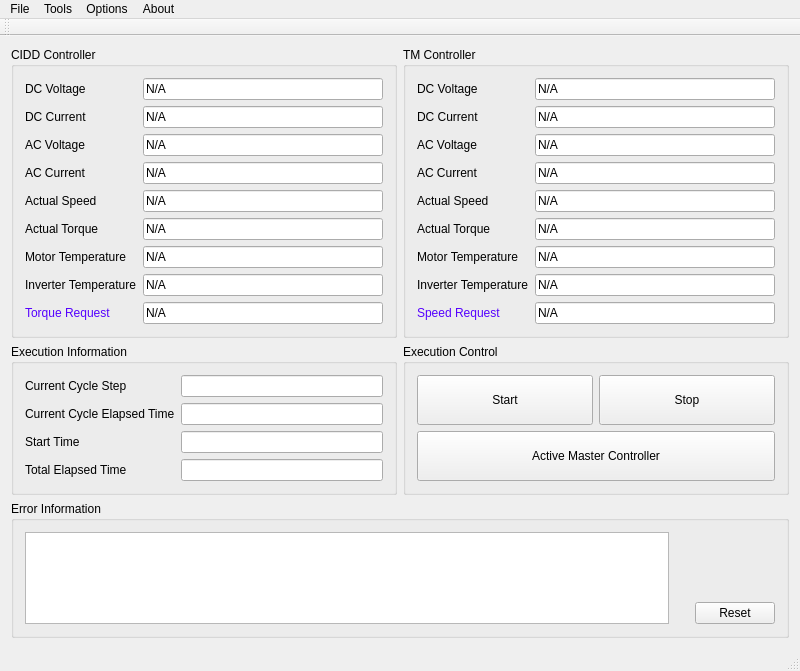
<?xml version="1.0" encoding="UTF-8"?>
<ui version="4.0">
 <class>MainWindow</class>
 <widget class="QMainWindow" name="MainWindow">
  <property name="geometry">
   <rect>
    <x>0</x>
    <y>0</y>
    <width>800</width>
    <height>604</height>
   </rect>
  </property>
  <property name="windowTitle">
   <string>Delphi CAN TestTool</string>
  </property>
  <widget class="QWidget" name="centralWidget">
   <layout class="QGridLayout" name="gridLayout_2">
    <item row="0" column="0">
     <widget class="QGroupBox" name="groupBox">
      <property name="title">
       <string>CIDD Controller</string>
      </property>
      <layout class="QFormLayout" name="formLayout">
       <item row="0" column="0">
        <widget class="QLabel" name="label">
         <property name="text">
          <string>DC Voltage</string>
         </property>
        </widget>
       </item>
       <item row="0" column="1">
        <widget class="QLineEdit" name="leReMotHVUIn">
         <property name="toolTip">
          <string>0x0FB[ReMotHVUIn]</string>
         </property>
         <property name="text">
          <string>N/A</string>
         </property>
         <property name="readOnly">
          <bool>true</bool>
         </property>
        </widget>
       </item>
       <item row="1" column="0">
        <widget class="QLabel" name="label_2">
         <property name="text">
          <string>DC Current</string>
         </property>
        </widget>
       </item>
       <item row="1" column="1">
        <widget class="QLineEdit" name="leReMotDCI">
         <property name="text">
          <string>N/A</string>
         </property>
         <property name="readOnly">
          <bool>true</bool>
         </property>
        </widget>
       </item>
       <item row="2" column="0">
        <widget class="QLabel" name="label_3">
         <property name="text">
          <string>AC Voltage</string>
         </property>
        </widget>
       </item>
       <item row="2" column="1">
        <widget class="QLineEdit" name="lineEdit_3">
         <property name="text">
          <string>N/A</string>
         </property>
         <property name="readOnly">
          <bool>true</bool>
         </property>
        </widget>
       </item>
       <item row="3" column="0">
        <widget class="QLabel" name="label_4">
         <property name="text">
          <string>AC Current</string>
         </property>
        </widget>
       </item>
       <item row="3" column="1">
        <widget class="QLineEdit" name="leReMotPhaACrrt">
         <property name="text">
          <string>N/A</string>
         </property>
         <property name="readOnly">
          <bool>true</bool>
         </property>
        </widget>
       </item>
       <item row="4" column="0">
        <widget class="QLabel" name="label_5">
         <property name="text">
          <string>Actual Speed</string>
         </property>
        </widget>
       </item>
       <item row="4" column="1">
        <widget class="QLineEdit" name="leMCU_ActSpd">
         <property name="text">
          <string>N/A</string>
         </property>
         <property name="readOnly">
          <bool>true</bool>
         </property>
        </widget>
       </item>
       <item row="5" column="0">
        <widget class="QLabel" name="label_6">
         <property name="text">
          <string>Actual Torque</string>
         </property>
        </widget>
       </item>
       <item row="5" column="1">
        <widget class="QLineEdit" name="leMCU_ActTrq">
         <property name="text">
          <string>N/A</string>
         </property>
         <property name="readOnly">
          <bool>true</bool>
         </property>
        </widget>
       </item>
       <item row="6" column="0">
        <widget class="QLabel" name="label_7">
         <property name="text">
          <string>Motor Temperature</string>
         </property>
        </widget>
       </item>
       <item row="6" column="1">
        <widget class="QLineEdit" name="leReMotT">
         <property name="text">
          <string>N/A</string>
         </property>
         <property name="readOnly">
          <bool>true</bool>
         </property>
        </widget>
       </item>
       <item row="7" column="0">
        <widget class="QLabel" name="label_8">
         <property name="text">
          <string>Inverter Temperature</string>
         </property>
        </widget>
       </item>
       <item row="7" column="1">
        <widget class="QLineEdit" name="leReMotIGBTT">
         <property name="text">
          <string>N/A</string>
         </property>
         <property name="readOnly">
          <bool>true</bool>
         </property>
        </widget>
       </item>
       <item row="8" column="0">
        <widget class="QLabel" name="label_9">
         <property name="text">
          <string>&lt;html&gt;&lt;head/&gt;&lt;body&gt;&lt;p&gt;&lt;span style=&quot; color:#5500ff;&quot;&gt;Torque Request&lt;/span&gt;&lt;/p&gt;&lt;/body&gt;&lt;/html&gt;</string>
         </property>
        </widget>
       </item>
       <item row="8" column="1">
        <widget class="QLineEdit" name="leReMotTqReq">
         <property name="text">
          <string>N/A</string>
         </property>
         <property name="readOnly">
          <bool>true</bool>
         </property>
        </widget>
       </item>
      </layout>
     </widget>
    </item>
    <item row="0" column="1">
     <widget class="QGroupBox" name="groupBox_2">
      <property name="title">
       <string>TM Controller</string>
      </property>
      <layout class="QFormLayout" name="formLayout_2">
       <item row="0" column="0">
        <widget class="QLabel" name="label_10">
         <property name="text">
          <string>DC Voltage</string>
         </property>
        </widget>
       </item>
       <item row="0" column="1">
        <widget class="QLineEdit" name="leTM01_DC_Bus_Vol">
         <property name="text">
          <string>N/A</string>
         </property>
         <property name="readOnly">
          <bool>true</bool>
         </property>
        </widget>
       </item>
       <item row="1" column="0">
        <widget class="QLabel" name="label_11">
         <property name="text">
          <string>DC Current</string>
         </property>
        </widget>
       </item>
       <item row="1" column="1">
        <widget class="QLineEdit" name="leTM03_Chart2Value">
         <property name="text">
          <string>N/A</string>
         </property>
         <property name="readOnly">
          <bool>true</bool>
         </property>
        </widget>
       </item>
       <item row="2" column="0">
        <widget class="QLabel" name="label_12">
         <property name="text">
          <string>AC Voltage</string>
         </property>
        </widget>
       </item>
       <item row="2" column="1">
        <widget class="QLineEdit" name="lineEdit_12">
         <property name="text">
          <string>N/A</string>
         </property>
         <property name="readOnly">
          <bool>true</bool>
         </property>
        </widget>
       </item>
       <item row="3" column="0">
        <widget class="QLabel" name="label_13">
         <property name="text">
          <string>AC Current</string>
         </property>
        </widget>
       </item>
       <item row="3" column="1">
        <widget class="QLineEdit" name="leTM01_Phase_Current">
         <property name="text">
          <string>N/A</string>
         </property>
         <property name="readOnly">
          <bool>true</bool>
         </property>
        </widget>
       </item>
       <item row="4" column="0">
        <widget class="QLabel" name="label_14">
         <property name="text">
          <string>Actual Speed</string>
         </property>
        </widget>
       </item>
       <item row="4" column="1">
        <widget class="QLineEdit" name="leTM01_Machine_Spd">
         <property name="text">
          <string>N/A</string>
         </property>
         <property name="readOnly">
          <bool>true</bool>
         </property>
        </widget>
       </item>
       <item row="5" column="0">
        <widget class="QLabel" name="label_15">
         <property name="text">
          <string>Actual Torque</string>
         </property>
        </widget>
       </item>
       <item row="5" column="1">
        <widget class="QLineEdit" name="leTM03_Chart1Value">
         <property name="text">
          <string>N/A</string>
         </property>
         <property name="readOnly">
          <bool>true</bool>
         </property>
        </widget>
       </item>
       <item row="6" column="0">
        <widget class="QLabel" name="label_16">
         <property name="text">
          <string>Motor Temperature</string>
         </property>
        </widget>
       </item>
       <item row="6" column="1">
        <widget class="QLineEdit" name="leTM02_MachineTemp">
         <property name="text">
          <string>N/A</string>
         </property>
         <property name="readOnly">
          <bool>true</bool>
         </property>
        </widget>
       </item>
       <item row="7" column="0">
        <widget class="QLabel" name="label_17">
         <property name="text">
          <string>Inverter Temperature</string>
         </property>
        </widget>
       </item>
       <item row="7" column="1">
        <widget class="QLineEdit" name="leTM02_InvTemp">
         <property name="text">
          <string>N/A</string>
         </property>
         <property name="readOnly">
          <bool>true</bool>
         </property>
        </widget>
       </item>
       <item row="8" column="0">
        <widget class="QLabel" name="label_18">
         <property name="text">
          <string>&lt;html&gt;&lt;head/&gt;&lt;body&gt;&lt;p&gt;&lt;span style=&quot; color:#5500ff;&quot;&gt;Speed Request&lt;/span&gt;&lt;/p&gt;&lt;/body&gt;&lt;/html&gt;</string>
         </property>
        </widget>
       </item>
       <item row="8" column="1">
        <widget class="QLineEdit" name="leHCU01_Spd_Req">
         <property name="text">
          <string>N/A</string>
         </property>
         <property name="readOnly">
          <bool>true</bool>
         </property>
        </widget>
       </item>
      </layout>
     </widget>
    </item>
    <item row="1" column="0">
     <widget class="QGroupBox" name="groupBox_3">
      <property name="title">
       <string>Execution Information</string>
      </property>
      <layout class="QFormLayout" name="formLayout_3">
       <item row="0" column="0">
        <widget class="QLabel" name="label_19">
         <property name="text">
          <string>Current Cycle Step</string>
         </property>
        </widget>
       </item>
       <item row="0" column="1">
        <widget class="QLineEdit" name="leCurCycleStep"/>
       </item>
       <item row="1" column="0">
        <widget class="QLabel" name="label_20">
         <property name="text">
          <string>Current Cycle Elapsed Time</string>
         </property>
        </widget>
       </item>
       <item row="1" column="1">
        <widget class="QLineEdit" name="leCurCycleElapsedTime"/>
       </item>
       <item row="2" column="0">
        <widget class="QLabel" name="label_21">
         <property name="text">
          <string>Start Time</string>
         </property>
        </widget>
       </item>
       <item row="2" column="1">
        <widget class="QLineEdit" name="leStartTime"/>
       </item>
       <item row="3" column="0">
        <widget class="QLabel" name="label_22">
         <property name="text">
          <string>Total Elapsed Time</string>
         </property>
        </widget>
       </item>
       <item row="3" column="1">
        <widget class="QLineEdit" name="leElapsedTime">
         <property name="text">
          <string/>
         </property>
        </widget>
       </item>
      </layout>
     </widget>
    </item>
    <item row="1" column="1">
     <widget class="QGroupBox" name="groupBox_5">
      <property name="title">
       <string>Execution Control</string>
      </property>
      <layout class="QGridLayout" name="gridLayout">
       <item row="0" column="0">
        <widget class="QPushButton" name="pbStart">
         <property name="sizePolicy">
          <sizepolicy hsizetype="Minimum" vsizetype="Expanding">
           <horstretch>0</horstretch>
           <verstretch>0</verstretch>
          </sizepolicy>
         </property>
         <property name="text">
          <string>Start</string>
         </property>
        </widget>
       </item>
       <item row="0" column="1">
        <widget class="QPushButton" name="pbStop">
         <property name="sizePolicy">
          <sizepolicy hsizetype="Minimum" vsizetype="Expanding">
           <horstretch>0</horstretch>
           <verstretch>0</verstretch>
          </sizepolicy>
         </property>
         <property name="text">
          <string>Stop</string>
         </property>
        </widget>
       </item>
       <item row="1" column="0" colspan="2">
        <widget class="QPushButton" name="pbActive">
         <property name="sizePolicy">
          <sizepolicy hsizetype="Minimum" vsizetype="Expanding">
           <horstretch>0</horstretch>
           <verstretch>0</verstretch>
          </sizepolicy>
         </property>
         <property name="text">
          <string>Active Master Controller</string>
         </property>
        </widget>
       </item>
      </layout>
     </widget>
    </item>
    <item row="2" column="0" colspan="2">
     <widget class="QGroupBox" name="groupBox_4">
      <property name="title">
       <string>Error Information</string>
      </property>
      <layout class="QHBoxLayout" name="horizontalLayout">
       <item>
        <widget class="QPlainTextEdit" name="pleErrorInfo">
         <property name="lineWrapMode">
          <enum>QPlainTextEdit::NoWrap</enum>
         </property>
         <property name="plainText">
          <string/>
         </property>
        </widget>
       </item>
       <item>
        <spacer name="horizontalSpacer">
         <property name="orientation">
          <enum>Qt::Horizontal</enum>
         </property>
         <property name="sizeType">
          <enum>QSizePolicy::Fixed</enum>
         </property>
         <property name="sizeHint" stdset="0">
          <size>
           <width>20</width>
           <height>20</height>
          </size>
         </property>
        </spacer>
       </item>
       <item>
        <layout class="QVBoxLayout" name="verticalLayout">
         <item>
          <widget class="QLabel" name="lblIndicator">
           <property name="minimumSize">
            <size>
             <width>64</width>
             <height>64</height>
            </size>
           </property>
           <property name="maximumSize">
            <size>
             <width>64</width>
             <height>64</height>
            </size>
           </property>
           <property name="text">
            <string/>
           </property>
           <property name="pixmap">
            <pixmap resource="../res/ctt.qrc">:/images/green.png</pixmap>
           </property>
           <property name="scaledContents">
            <bool>true</bool>
           </property>
           <property name="alignment">
            <set>Qt::AlignCenter</set>
           </property>
          </widget>
         </item>
         <item>
          <widget class="QPushButton" name="pushButton">
           <property name="text">
            <string>Reset</string>
           </property>
          </widget>
         </item>
        </layout>
       </item>
      </layout>
     </widget>
    </item>
   </layout>
  </widget>
  <widget class="QMenuBar" name="menuBar">
   <property name="geometry">
    <rect>
     <x>0</x>
     <y>0</y>
     <width>800</width>
     <height>23</height>
    </rect>
   </property>
   <widget class="QMenu" name="menuFile">
    <property name="title">
     <string>File</string>
    </property>
    <addaction name="actionConnect"/>
   </widget>
   <widget class="QMenu" name="menuOptions">
    <property name="title">
     <string>Options</string>
    </property>
   </widget>
   <widget class="QMenu" name="menuAbout">
    <property name="title">
     <string>About</string>
    </property>
   </widget>
   <widget class="QMenu" name="menuTools">
    <property name="title">
     <string>Tools</string>
    </property>
    <addaction name="actionDevice_Config"/>
   </widget>
   <addaction name="menuFile"/>
   <addaction name="menuTools"/>
   <addaction name="menuOptions"/>
   <addaction name="menuAbout"/>
  </widget>
  <widget class="QToolBar" name="mainToolBar">
   <attribute name="toolBarArea">
    <enum>TopToolBarArea</enum>
   </attribute>
   <attribute name="toolBarBreak">
    <bool>false</bool>
   </attribute>
  </widget>
  <widget class="QStatusBar" name="statusBar"/>
  <action name="actionConnect">
   <property name="text">
    <string>Connect</string>
   </property>
  </action>
  <action name="actionDevice_Config">
   <property name="text">
    <string>Device Config</string>
   </property>
  </action>
 </widget>
 <layoutdefault spacing="6" margin="11"/>
 <resources>
  <include location="../res/ctt.qrc"/>
 </resources>
 <connections/>
</ui>
